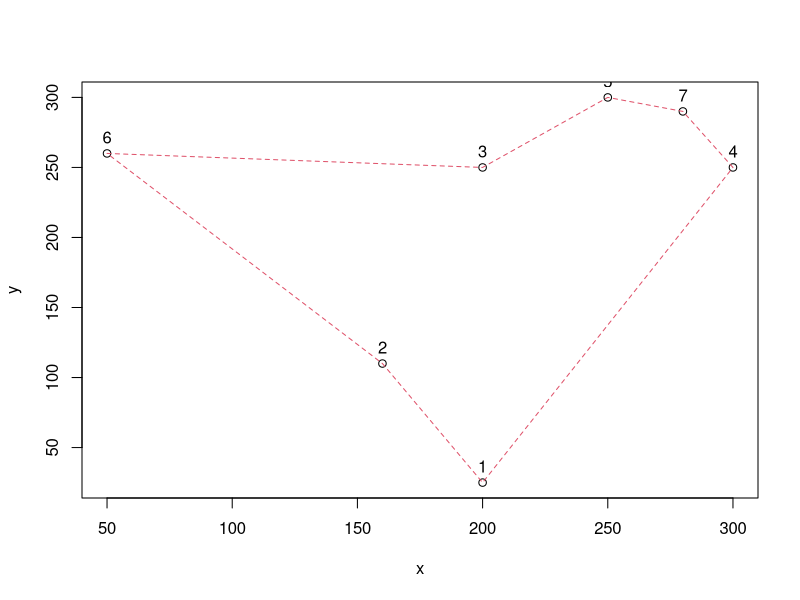

The R script that drew this image:
## ---- chunk 1
knitr::opts_chunk$set(echo = TRUE)
library(TSP)
## ---- chunk 2
x = c(200, 160, 200, 300, 250, 50, 280)
y = c(25, 110, 250, 250, 300, 260, 290)
## ---- chunk 3
tourMAT = ETSP(data.frame(x,y))
tourSolve = solve_TSP(tourMAT)
tour_length(tourSolve)
plot(tourMAT, tourSolve )
